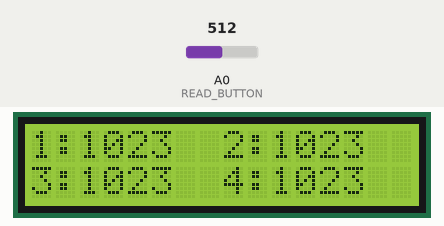
A sketch run on a simulated Arduino Uno, built with avr-gcc and run on an emulated ATmega328P. Shown: 16×2 character LCD. The inputs (shaded band) are chosen by the test bench; at power-on: A0 (READ_BUTTON) = 512. What the sketch prints to the serial monitor is not drawn.

Above: at 1.2 s.
1.3 s: A0 (READ_BUTTON) set to 1010
At 2.8 s:
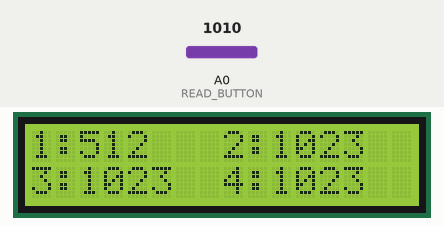
Timing chart, 0 to 4.3 s (numbered marks = the images above; inputs shaded):
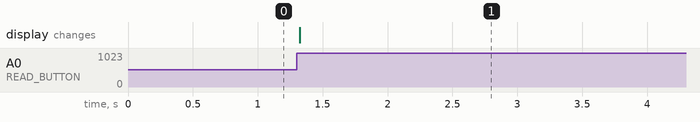

The sketch:

Example1.ino
```cpp
/***
 * Millenium Library - Arduino Workshop
 *
 * TITLE:        Example #1
 * DESCRIPTION:  Reading input.
 * AUTHOR:       Dario Schor (schor@ieee.org)
 * DATE:         December 5, 2015
 *
 * Track the last 4 keys pressed and display them on the display.
 * The example uses a state machine to read one key per loop iteration.
 * The display is updated on every iteration.
 *
 * Example:
 *  1. On startup, no keys are pressed, so the display shows 1023 for
 *     all keys. That's because 1023 is the value read from the analog
 *     channel button reads when nothing is pressed.
 *       ---------------------
 *       | 1:1023  | 2:1023  |
 *       ---------------------
 *       | 3:1023  | 4:1023  |
 *       ---------------------
 *  2. The first key pressed will be recorded in Q1. For example,
 *     if the user presses LEFT=600 (in this example)
 *       ---------------------
 *       | 1:600   | 2:1023  |
 *       ---------------------
 *       | 3:1023  | 4:1023  |
 *       ---------------------
 *  3. The second key pressed will be recorded in Q2. For example,
 *     if the user presses RIGHT=50 (in this example)
 *       ---------------------
 *       | 1:600   | 2:50    |
 *       ---------------------
 *       | 3:1023  | 4:1023  |
 *       ---------------------
 *  3. The third key pressed will be recorded in Q3. For example,
 *     if the user presses UP=200 (in this example)
 *       ---------------------
 *       | 1:600   | 2:50    |
 *       ---------------------
 *       | 3:200   | 4:1023  |
 *       ---------------------
 *  4. The fourth key pressed will be recorded in Q4. For example,
 *     if the user presses UP=200 (in this example)
 *       ---------------------
 *       | 1:600   | 2:50    |
 *       ---------------------
 *       | 3:200   | 4:200   |
 *       ---------------------
 *  5. The fifth key pressed will be override whatever is in Q1.
 *     For example, press RIGHT=50.
 *       ---------------------
 *       | 1:50    | 2:50    |
 *       ---------------------
 *       | 3:200   | 4:200   |
 *       ---------------------
 *
 * In this example, the 4 keys are stored in separate variables.
 * For example #2, the keys are stored in an array to reduce the
 * code size.
 *
 * This example uses the LiquidCrystal librady from:
 * http://arduino.cc/en/Reference/LiquidCrystal
 *
 * The display has 2 rows of 16 characters:
 *
 *     0   1   2   3   4   5   6   7   8   9   10  11  12  13  14  15   < COLS
 *   -----------------------------------------------------------------
 *   | QUADRANT #1                   | QUADRANT #2                   |  < ROW-0
 *   -----------------------------------------------------------------
 *   | QUADRANT #3                   | QUADRANT #4                   |  < ROW-1
 *   -----------------------------------------------------------------
 **/

#include <LiquidCrystal.h>

// Size of screen
#define NUM_ROWS        2
#define NUM_COLS        16

// Custom pinout for the shield used in the workshop
#define LCD_RS_PIN      8
#define LCD_RW_PIN      13
#define LCD_EN_PIN      9
#define LCD_D4_PIN      4
#define LCD_D5_PIN      5
#define LCD_D6_PIN      6
#define LCD_D7_PIN      7

// Analog 0 reads the input from the buttons
#define READ_BUTTON     0
#define NUM_KEYS        5
#define INVALID_KEY     -1

// Each button has a different resistance value
#define KEY_RIGHT       50
#define KEY_UP          200
#define KEY_DOWN        400
#define KEY_LEFT        600
#define KEY_SELECT      800

// Create instance of LiquidCrystal object
LiquidCrystal lcd(
  LCD_RS_PIN,   // Register Select
  LCD_RW_PIN,   // H-Read, L-Write
  LCD_EN_PIN,   // Enable (data strobe, active high)
  LCD_D4_PIN,   // Data pins
  LCD_D5_PIN,
  LCD_D6_PIN,
  LCD_D7_PIN
  );

int state = 0;  // Current state
int key1 = 1023;   // Keys pressed
int key2 = 1023;
int key3 = 1023;
int key4 = 1023;
int temp = 0;   // Temp variable

/***
 * setup()
 * Description:  Initialize the LCD.
 **/
void setup()
{
  // Clear the LCD screen
  lcd.clear();

  // Set the dimensions of the LCD screen.
  lcd.begin(NUM_COLS, NUM_ROWS);

  // Serial debugging
  Serial.begin(9600);

  // Set initial state
  state = 1;

  // Update quadrant 1
  lcd.setCursor(0,0);
  lcd.print("1:      ");
  lcd.setCursor(2,0);
  lcd.print(key1);

  // Update quadrant 2
  lcd.setCursor(8,0);
  lcd.print("2:      ");
  lcd.setCursor(10,0);
  lcd.print(key2);

  // Update quadrant 3
  lcd.setCursor(0,1);
  lcd.print("3:      ");
  lcd.setCursor(2,1);
  lcd.print(key3);

  // Update quadrant 4
  lcd.setCursor(8,1);
  lcd.print("4:      ");
  lcd.setCursor(10,1);
  lcd.print(key4);
}

/***
 * loop()
 * Description:  Read a key and print a msg to the LCD.
 **/
void loop()
{
  switch(state)
  {
    /**
     *  Read 1st key.
     */
    case 1:
    {
      // Read a key pressed
      key1 = analogRead(READ_BUTTON);
      while(key1 >= 1000)
      {
        key1 = analogRead(READ_BUTTON);
        delay(10);
      }

      // Wait to release the key
      temp = analogRead(READ_BUTTON);
      while(temp <= 1000)
      {
        temp = analogRead(READ_BUTTON);
        delay(10);
      }

      // Advanced to the next key
      state = 2;
      break;
    }

/**
     *  Read 2nd key.
     */
    case 2:
    {
      // Read a key pressed
      key2 = analogRead(READ_BUTTON);
      while(key2 >= 1000)
      {
        key2 = analogRead(READ_BUTTON);
        delay(10);
      }

      // Wait to release the key
      temp = analogRead(READ_BUTTON);
      while(temp <= 1000)
      {
        temp = analogRead(READ_BUTTON);
        delay(10);
      }

      // Advanced to the next key
      state = 3;
      break;
    }

    /**
     *  Read 3rd key.
     */
    case 3:
    {
      // Read a key pressed
      key3 = analogRead(READ_BUTTON);
      while(key3 >= 1000)
      {
        key3 = analogRead(READ_BUTTON);
        delay(10);
      }

      // Wait to release the key
      temp = analogRead(READ_BUTTON);
      while(temp <= 1000)
      {
        temp = analogRead(READ_BUTTON);
        delay(10);
      }

      // Advanced to the next key
      state = 4;
      break;
    }

    /**
     *  Read 4th key.
     */
    case 4:
    {
      // Read a key pressed
      key4 = analogRead(READ_BUTTON);
      while(key4 >= 1000)
      {
        key4 = analogRead(READ_BUTTON);
        delay(10);
      }

      // Wait to release the key
      temp = analogRead(READ_BUTTON);
      while(temp <= 1000)
      {
        temp = analogRead(READ_BUTTON);
        delay(10);
      }

      // Return to 1st key read
      state = 1;
      break;
    }
  }

  // Update quadrant 1
  lcd.setCursor(0,0);
  lcd.print("1:      ");
  lcd.setCursor(2,0);
  lcd.print(key1);

  // Update quadrant 2
  lcd.setCursor(8,0);
  lcd.print("2:      ");
  lcd.setCursor(10,0);
  lcd.print(key2);

  // Update quadrant 3
  lcd.setCursor(0,1);
  lcd.print("3:      ");
  lcd.setCursor(2,1);
  lcd.print(key3);

  // Update quadrant 4
  lcd.setCursor(8,1);
  lcd.print("4:      ");
  lcd.setCursor(10,1);
  lcd.print(key4);

  // Print the state to the serial log for debugging
  Serial.print(state);
}
```

Measured:
- after the input at 1.3 s, the display: changes at once (image 1)
